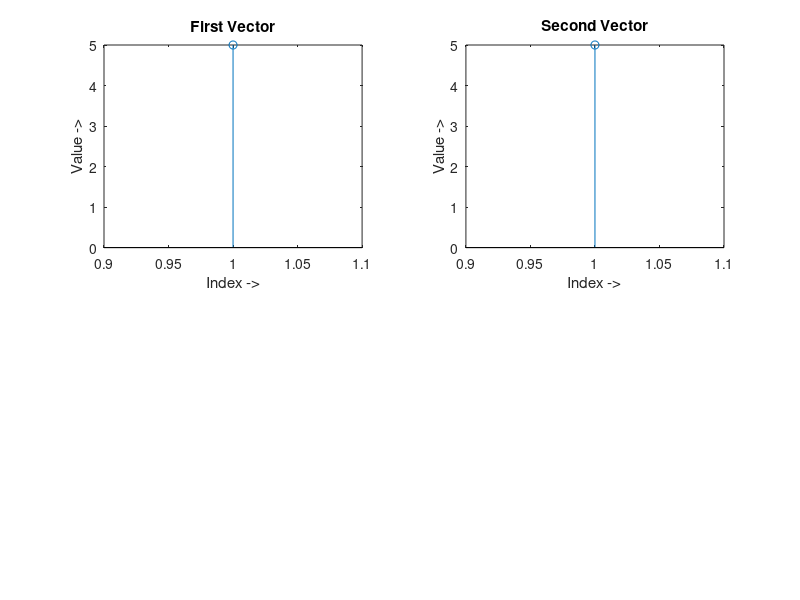

The MATLAB source for this figure: (Note: this script raises an error after producing the figure.)
%Author- Mrigakshi Pandey (2015UEC1380)
% Assignment (Cross-correlation)
%.......................................

close all;
clear all;
clc;

X=input('Input your Vector: ');
a=length(X);

Y=input('Input another Vector for Correlation: ');
b=length(Y);

subplot(2,2,1);
stem(X);
title('First Vector');
xlabel('Index ->');
ylabel('Value ->');

subplot(2,2,2);
stem(Y);
title('Second Vector');
xlabel('Index ->');
ylabel('Value ->');
n=a+b-1;
A=xcorr(X,Y);

Y=Y';
X=fliplr(X);
X=[X,zeros(1,n-a)]';


Xt=X;

for i=1:1:b-1
    Xt=[Xt,circshift(X,1)];
    X=circshift(X,1);
end

Z=Xt*Y;
Z=Z';
Z=fliplr(Z);
t=1:1:a+b-1;
subplot(2,2,3);
stem(Z);
title('Correlation by Toeplitz Matrix');
xlabel('Index ->');
ylabel('Value ->');

subplot(2,2,4);
A=A(1:a+b-1);
stem(t,A);
title('Correlation by Inbuilt Function');
xlabel('Index ->');
ylabel('Value ->');
dim = [0.11 0.081 0 0];
str = {'Generated by:','Mrigakshi Pandey (2015UEC1380)'};
annotation('textbox',dim,'String',str,'FitBoxToText','on');